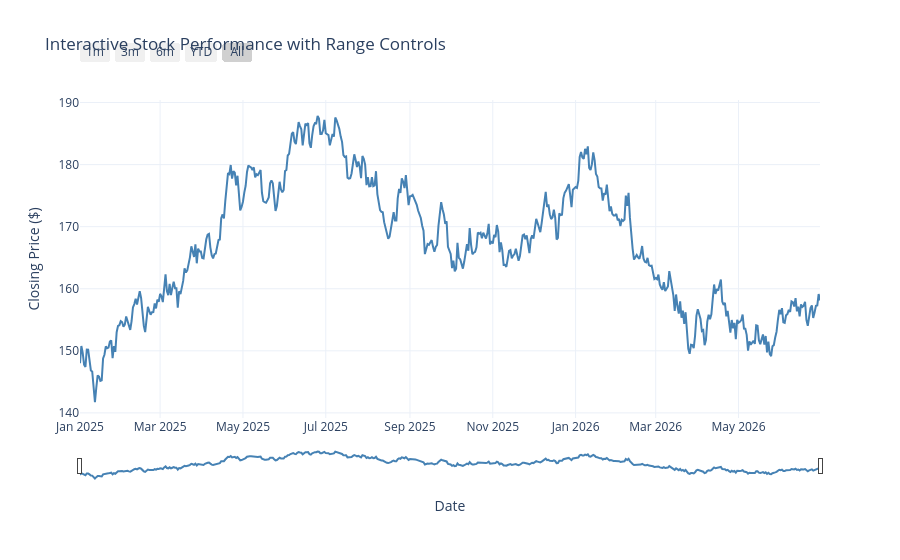

This figure's notebook cell:
### Code cell
import plotly.graph_objects as go
import pandas as pd
import numpy as np

# Generate continuous time-series
dates = pd.date_range("2025-01-01", "2026-06-30", freq="D")
values = 150 + np.cumsum(np.random.randn(len(dates)) * 1.5)

fig = go.Figure(data=go.Scatter(x=dates, y=values, mode="lines", line=dict(color="#4682b4")))

fig.update_layout(
    title="Interactive Stock Performance with Range Controls",
    template="plotly_white",
    xaxis=dict(
        title="Date",
        # 1. Range Selector Preset Buttons
        rangeselector=dict(
            buttons=list([
                dict(count=1, label="1m", step="month", stepmode="backward"),
                dict(count=3, label="3m", step="month", stepmode="backward"),
                dict(count=6, label="6m", step="month", stepmode="backward"),
                dict(count=1, label="YTD", step="year", stepmode="todate"),
                dict(step="all", label="All")
            ]),
            bgcolor="#f0f0f0",
            activecolor="#d0d0d0",
            y=1.1,
            x=0
        ),
        # 2. Bottom Overview Slider
        rangeslider=dict(
            visible=True,
            thickness=0.08  # Height fraction of canvas
        ),
        type="date"
    ),
    yaxis=dict(title="Closing Price ($)")
)

fig.show()

### Figure 1 — Plotly figure (JSON) as saved in the notebook; plotly's stock layout.template omitted (floating-point values rounded to 4 significant figures; data arrays with more than 128 entries replaced by an {"elided": "..."} marker saying what was removed)
{"data": [{"line": {"color": "#4682b4"}, "mode": "lines", "type": "scatter", "x": {"elided": "546 str values"}, "y": {"elided": "546 float values"}}], "layout": {"title": {"text": "Interactive Stock Performance with Range Controls"}, "xaxis": {"rangeselector": {"activecolor": "#d0d0d0", "bgcolor": "#f0f0f0", "buttons": [{"count": 1, "label": "1m", "step": "month", "stepmode": "backward"}, {"count": 3, "label": "3m", "step": "month", "stepmode": "backward"}, {"count": 6, "label": "6m", "step": "month", "stepmode": "backward"}, {"count": 1, "label": "YTD", "step": "year", "stepmode": "todate"}, {"label": "All", "step": "all"}], "x": 0, "y": 1.1}, "rangeslider": {"thickness": 0.08, "visible": true}, "title": {"text": "Date"}, "type": "date"}, "yaxis": {"title": {"text": "Closing Price ($)"}}}}
